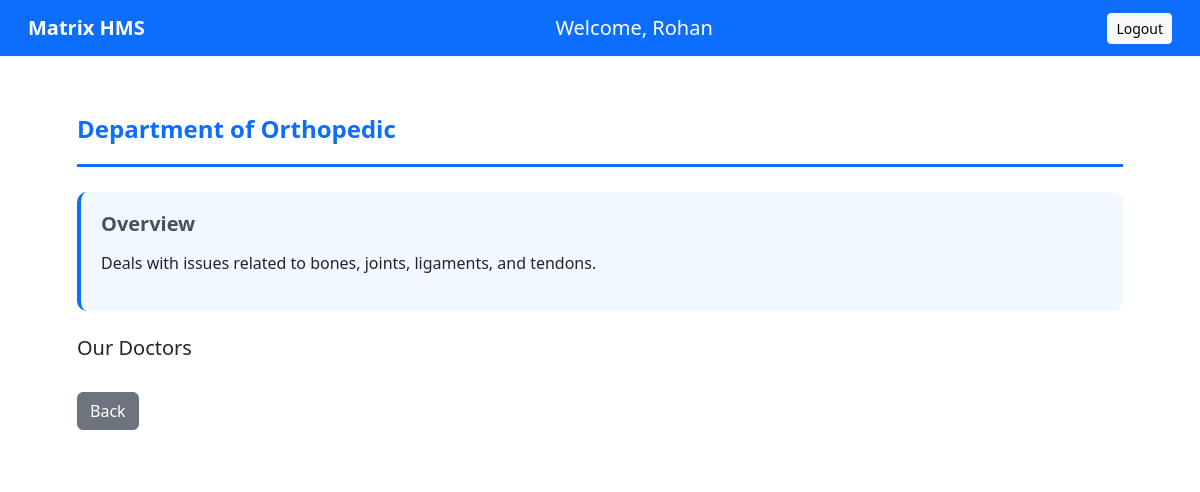
Page /department/6/Rohan on the earlier database version.
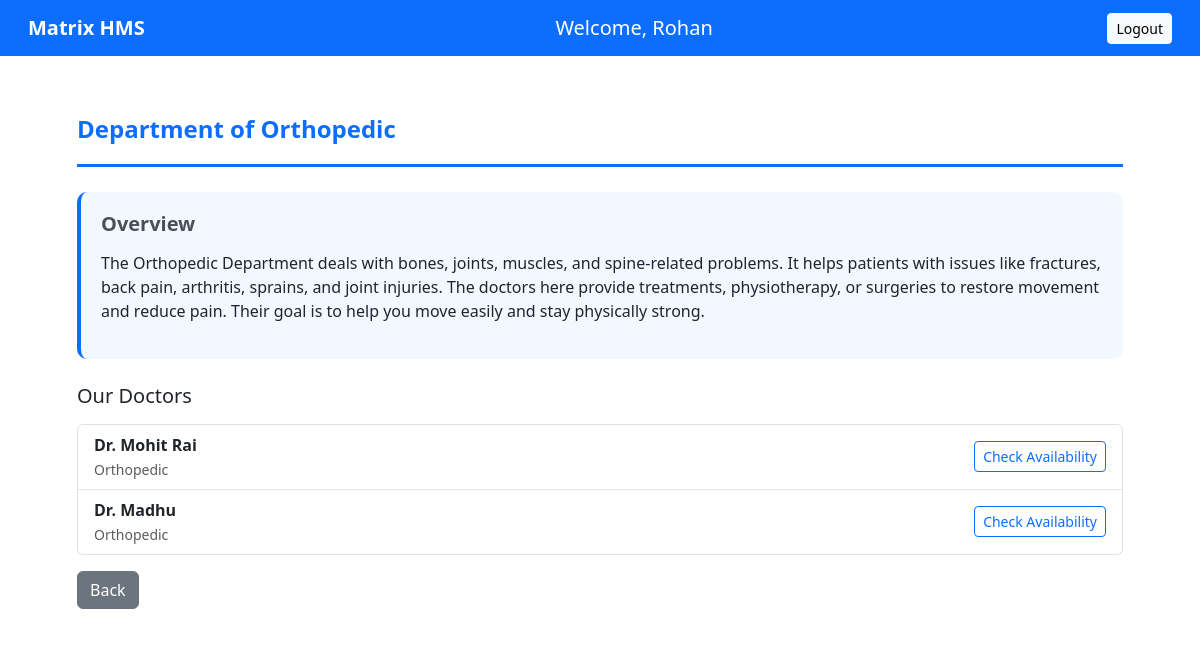
Same page on the later database version.
### models.py (models this page shows)
class Department(db.Model):
    __tablename__ = 'departments'
    id = db.Column(db.Integer, primary_key=True)
    department_name = db.Column(db.String(100), unique=True, nullable=False)
    description = db.Column(db.Text)
    doctors = db.relationship('Doctor', back_populates='department', lazy=True)

class Doctor(db.Model):
    __tablename__ = 'doctors'
    id = db.Column(db.Integer, db.ForeignKey('users.id'), primary_key=True)
    department_id = db.Column(db.Integer, db.ForeignKey('departments.id'), nullable=False)
    experience_years = db.Column(db.Integer)
    user = db.relationship('User', back_populates='doctor_profile')
    department = db.relationship('Department', back_populates='doctors')
    appointments = db.relationship('Appointment', back_populates='doctor', lazy=True)
    availability_slots = db.relationship('DoctorAvailability', back_populates='doctor', cascade='all, delete-orphan')
    patient_histories = db.relationship('PatientHistory', back_populates='doctor', lazy=True)

class User(db.Model):
    __tablename__ = 'users'
    id = db.Column(db.Integer, primary_key=True)
    user_name = db.Column(db.String(100), nullable=False)
    user_email = db.Column(db.String(100), unique=True, nullable=False)
    user_password = db.Column(db.String(200), nullable=False)
    user_role = db.Column(db.String(20), nullable=False)
    created_at = db.Column(db.DateTime, default=datetime.utcnow)
    doctor_profile = db.relationship('Doctor', back_populates='user', uselist=False)
    patient_profile = db.relationship('Patient', back_populates='user', uselist=False)

### app.py (the view)
@app.route('/department/<int:dept_id>/<string:username>')
def department_detail(dept_id, username):
    dept = Department.query.get_or_404(dept_id)
    doctors = Doctor.query.filter_by(department_id=dept.id).all()
    return render_template('PatientUI/department_detail.html',
                          department=dept,
                          doctors=doctors,
                          username=username)

### templates/PatientUI/department_detail.html (shortened to what this page needs)
{% extends "base.html" %}
{% block content %}
<div class="container mt-4">
    <div class="content-wrapper">
        <div class="department-header">
            <h4>Department of {{ department.department_name }}</h4>
        </div>
        <div class="overview-section">
            <h5>Overview</h5>
            <p>{{ department.description }}</p>
        </div>
        <h5 class="mb-3">Our Doctors</h5>
        <div class="list-group">
            {% for doc in doctors %}
            <div class="list-group-item d-flex justify-content-between align-items-center">
                <div>
                    <strong>{{ doc.user.user_name }}</strong><br>
                    <small class="text-muted">{{ department.department_name }}</small>
                </div>
                <div>
                    <a href="{{ url_for('doctor_view', doctor_id=doc.id, username=session.get('user_name') or 'guest') }}"
                        class="btn btn-outline-primary btn-sm">
                        Check Availability
                    </a>
                </div>
            </div>
            {% endfor %}
        </div>
        <a href="{{ url_for('patient_dashboard', username=username) }}" class="btn btn-secondary mt-3">Back</a>
    </div>
</div>
{% endblock %}

Differences in the rows shown:
changed Department "Orthopedic": description "Deals with issues related to bones, joints, ligaments, and tendons." → "The Orthopedic Department deals with bones, joints, muscles, and spine-related problems. It helps patients with issues like fractures, back pain, arthritis, sprains, and joint injuries. The doctors here provide treatments, physiotherapy, or surgeries to restore movement and reduce pain. Their goal is to help you move easily and stay physically strong."
added Doctor: user.user_name "Dr. Mohit Rai", {{ department.department_name }} "Orthopedic"
added Doctor: user.user_name "Dr. Madhu", {{ department.department_name }} "Orthopedic"
